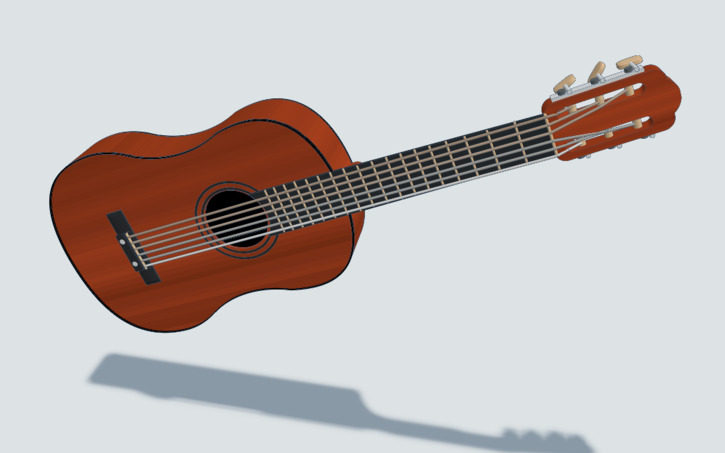
#> input picture Feature Matching/test_images/image1.jpg, 725 x 453 px
$ python main.py
#> lines starting #> are read from the running program, lines starting #| are printed output that depends on the picture
import cv2 as cv
import numpy as np
from matplotlib import pyplot as plt

def main():

    img1 = cv.imread('test_images/image1.jpg')
#> img1 is the input picture: shape (453, 725, 3); mean B, G, R 186.4, 187.4, 194.2
    img2 = cv.imread('test_images/image2.jpg')
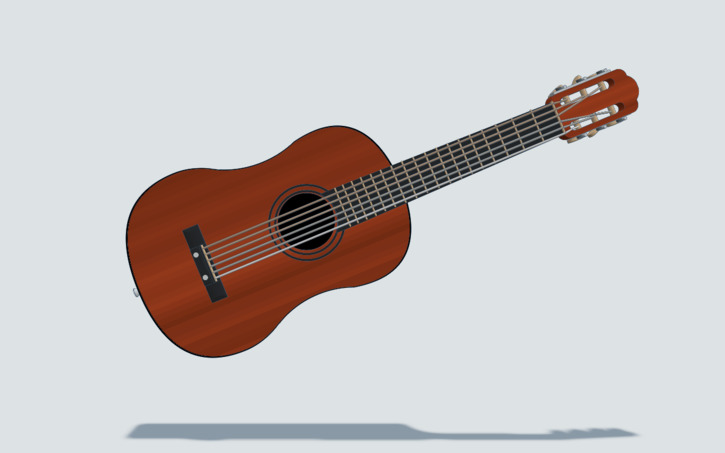
#> input picture Feature Matching/test_images/image2.jpg, 725 x 453 px
#> img2 is the input picture: shape (453, 725, 3); mean B, G, R 196.1, 196.4, 200.8

    if img1 is None or img2 is None:
        print(f"Error loading images!")
        return

    img1_bw = cv.cvtColor(img1, cv.COLOR_BGR2GRAY)
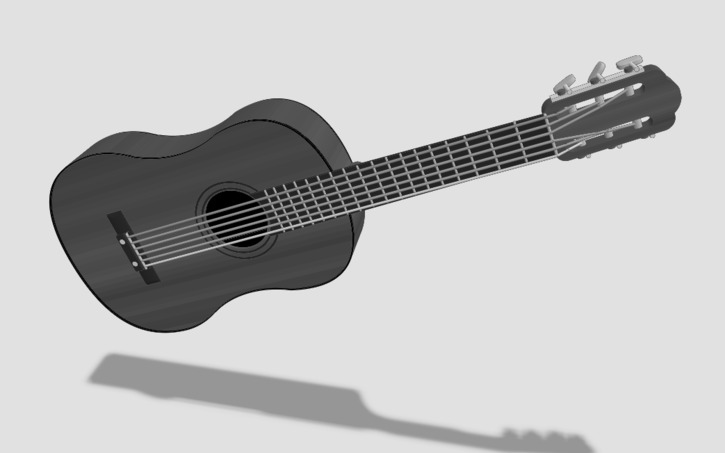
#> img1_bw: shape (453, 725); min 0, max 236, mean 189.4
    img2_bw = cv.cvtColor(img2, cv.COLOR_BGR2GRAY)
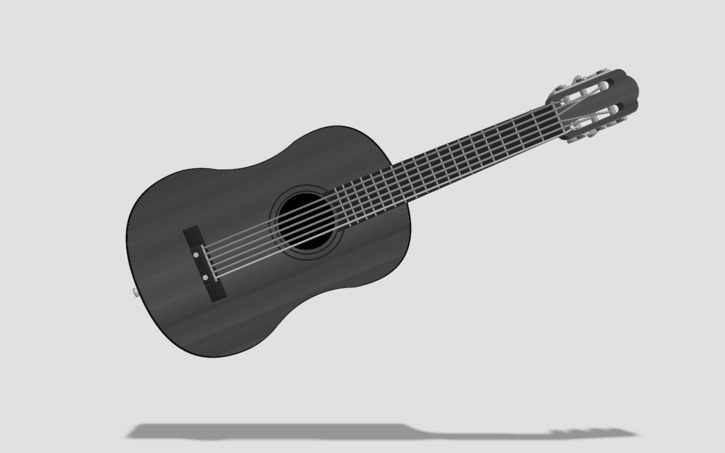
#> img2_bw: shape (453, 725); min 0, max 239, mean 197.8

    orb = cv.ORB_create()
    img1_keypoints, img1_descriptors = orb.detectAndCompute(img1_bw, None)
#> img1_keypoints = 500 keypoints; strongest (x, y, size): (540, 113, 31), (388, 157, 31), (539, 113, 37.2), (365, 212, 31)
    img2_keypoints, img2_descriptors = orb.detectAndCompute(img2_bw, None)
#> img2_keypoints = 500 keypoints; strongest (x, y, size): (409, 203, 31), (393, 163, 31), (409, 204, 37.2), (394, 163, 37.2)

    if img1_descriptors is None or img2_descriptors is None:
        print("No descriptors could be found!")
        return

    matcher = cv.BFMatcher()
    matches = matcher.match(img1_descriptors, img2_descriptors)
#> matches = 500 matches
    matches = sorted(matches, key=lambda x: x.distance)

    good_matches = matches[:50]
#> good_matches = 50 matches

    print(f"{len(matches)} total matches found.")
#| 500 total matches found.

    output_img = cv.drawMatches(img1, img1_keypoints, img2, img2_keypoints, good_matches, None, flags=cv.DrawMatchesFlags_NOT_DRAW_SINGLE_POINTS)
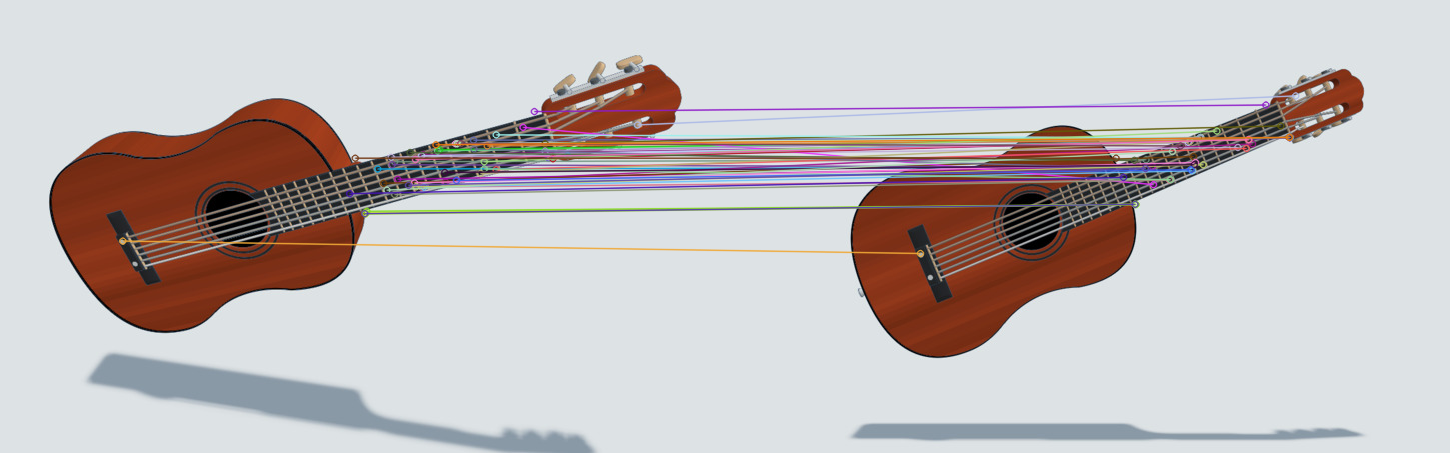
#> output_img: shape (453, 1450, 3); mean B, G, R 189.8, 189.6, 196

    plt.figure(figsize=(12, 6))
    plt.imshow(cv.cvtColor(output_img, cv.COLOR_BGR2RGB))
    plt.title('Feature Matching(ORB - Top 50)')
    plt.annotate('Image 1', xy=(0.25, 0.95), xycoords='axes fraction', fontsize=12, ha='center')
    plt.annotate('Image 2', xy=(0.75, 0.95), xycoords='axes fraction', fontsize=12, ha='center')
    plt.annotate(f"Total Matches: {len(matches)}", xy=(0.5, 0.05), xycoords='axes fraction', fontsize=12, ha='center')
    plt.axis('off')
    plt.tight_layout()
    plt.show()


if __name__ == "__main__":
    main()
    print("Finished Matching Features")
